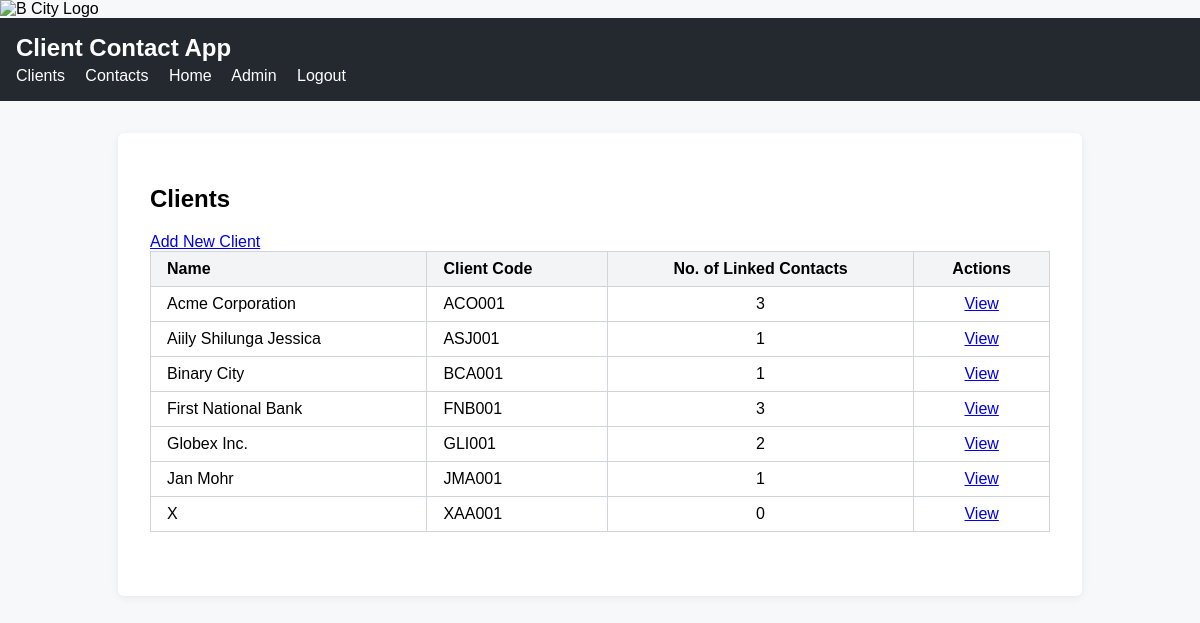
The app's page /clients/ (signed in) with its own data.
### models/client.py (models this page shows, shortened)
class Client(db.Model):
    __tablename__ = 'client'
    id = db.Column(db.Integer, primary_key=True)
    name = db.Column(db.String(100), nullable=False)
    client_code = db.Column(db.String(50), nullable=False, unique=True)
    contacts = db.relationship(
        'Contact',
        secondary='client_contact',
        back_populates='clients'
    )

### routes/client.py (the view)
@client_bp.route('/')
def list_clients():
    clients = Client.query.order_by(Client.name).all()
    return render_template('client_list.html', clients=clients)

### templates/client_list.html
{% extends 'base.html' %}
{% block content %}
<div class="container">
    <h2>Clients</h2>
    <a href="{{ url_for('client.create_client') }}" class="btn btn-primary mb-3">Add New Client</a>
    {% if clients and clients|length > 0 %}
    <table class="table table-bordered">
        <thead>
            <tr>
                <th style="text-align:left;">Name</th>
                <th style="text-align:left;">Client Code</th>
                <th style="text-align:center;">No. of Linked Contacts</th>
                <th style="text-align:center;">Actions</th>
            </tr>
        </thead>
        <tbody>
        {% for client in clients %}
            <tr>
                <td style="text-align:left;">{{ client.name }}</td>
                <td style="text-align:left;">{{ client.client_code }}</td>
                <td style="text-align:center;">{{ client.contacts|length }}</td>
                <td style="text-align:center;">
                    <a href="{{ url_for('client.view_client', client_id=client.id) }}" class="btn btn-sm btn-info">View</a>
                </td>
            </tr>
        {% endfor %}
        </tbody>
    </table>
    {% else %}
        <div class="alert alert-warning mt-4">No client(s) found</div>
    {% endif %}
</div>
{% endblock %}

### static/css/style.css (style rules this page uses)
body { font-family: Arial, sans-serif; background: #f6f8fa; margin: 0; padding: 0; }
table { border-collapse: collapse; width: 100%; margin-bottom: 2em; }
th, td { border: 1px solid #d1d5da; padding: 0.5em 1em; text-align: left; }
th { background: #f3f4f6; }

### records on screen
Client: name "Acme Corporation", client_code "ACO001", contacts|length "3"
Client: name "Aiily Shilunga Jessica", client_code "ASJ001", contacts|length "1"
Client: name "Binary City", client_code "BCA001", contacts|length "1"
Client: name "First National Bank", client_code "FNB001", contacts|length "3"
Client: name "Globex Inc.", client_code "GLI001", contacts|length "2"
Client: name "Jan Mohr", client_code "JMA001", contacts|length "1"
Client: name "X", client_code "XAA001", contacts|length "0"
